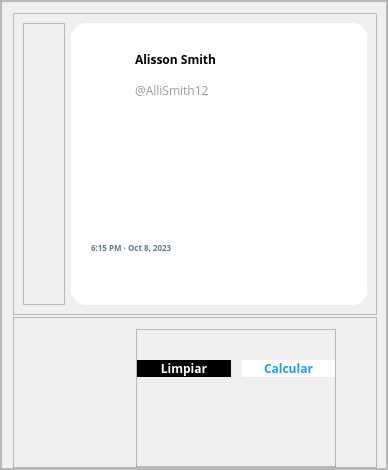
           <widget class="QFrame" name="frame_4">
            <property name="frameShape">
             <enum>QFrame::StyledPanel</enum>
            </property>
            <property name="frameShadow">
             <enum>QFrame::Raised</enum>
            </property>
            <layout class="QHBoxLayout" name="horizontalLayout_6" stretch="5">
             <property name="leftMargin">
              <number>0</number>
             </property>
             <property name="topMargin">
              <number>0</number>
             </property>
             <property name="rightMargin">
              <number>0</number>
             </property>
             <property name="bottomMargin">
              <number>0</number>
             </property>
             <item>
              <widget class="QFrame" name="frame_5">
               <property name="frameShape">
                <enum>QFrame::StyledPanel</enum>
               </property>
               <property name="frameShadow">
                <enum>QFrame::Raised</enum>
               </property>
               <layout class="QVBoxLayout" name="verticalLayout" stretch="7,3">
                <property name="spacing">
                 <number>2</number>
                </property>
                <property name="sizeConstraint">
                 <enum>QLayout::SetNoConstraint</enum>
                </property>
                <property name="leftMargin">
                 <number>11</number>
                </property>
                <property name="topMargin">
                 <number>11</number>
                </property>
                <property name="bottomMargin">
                 <number>0</number>
                </property>
                <item>
                 <widget class="QFrame" name="frame_8">
                  <property name="frameShape">
                   <enum>QFrame::StyledPanel</enum>
                  </property>
                  <property name="frameShadow">
                   <enum>QFrame::Raised</enum>
                  </property>
                  <layout class="QHBoxLayout" name="horizontalLayout_8" stretch="1,7">
                   <item>
                    <widget class="QFrame" name="frame_9">
                     <property name="frameShape">
                      <enum>QFrame::StyledPanel</enum>
                     </property>
                     <property name="frameShadow">
                      <enum>QFrame::Raised</enum>
                     </property>
                     <layout class="QVBoxLayout" name="verticalLayout_8">
                      <property name="leftMargin">
                       <number>11</number>
                      </property>
                      <property name="topMargin">
                       <number>0</number>
                      </property>
                      <property name="bottomMargin">
                       <number>0</number>
                      </property>
                      <item>
                       <widget class="QLabel" name="volver">
                        <property name="sizePolicy">
                         <sizepolicy hsizetype="Fixed" vsizetype="Fixed">
                          <horstretch>0</horstretch>
                          <verstretch>0</verstretch>
                         </sizepolicy>
                        </property>
                        <property name="text">
                         <string>&lt;html&gt;&lt;head/&gt;&lt;body&gt;&lt;p&gt;&lt;img src=&quot;:/Primero/retroceder.png&quot;/&gt;&lt;/p&gt;&lt;/body&gt;&lt;/html&gt;</string>
                        </property>
                        <property name="alignment">
                         <set>Qt::AlignRight|Qt::AlignTrailing|Qt::AlignVCenter</set>
                        </property>
                       </widget>
                      </item>
                      <item>
                       <spacer name="verticalSpacer">
                        <property name="orientation">
                         <enum>Qt::Vertical</enum>
                        </property>
                        <property name="sizeHint" stdset="0">
                         <size>
                          <width>20</width>
                          <height>40</height>
                         </size>
                        </property>
                       </spacer>
                      </item>
                     </layout>
                    </widget>
                   </item>
                   <item>
                    <widget class="QFrame" name="frame_16">
                     <property name="styleSheet">
                      <string notr="true">background-color: rgb(255, 255, 255);
border-radius: 15px;
</string>
                     </property>
                     <property name="frameShape">
                      <enum>QFrame::StyledPanel</enum>
                     </property>
                     <property name="frameShadow">
                      <enum>QFrame::Raised</enum>
                     </property>
                     <layout class="QVBoxLayout" name="verticalLayout_2" stretch="2,4,1,1">
                      <property name="spacing">
                       <number>0</number>
                      </property>
                      <property name="leftMargin">
                       <number>20</number>
                      </property>
                      <property name="topMargin">
                       <number>20</number>
                      </property>
                      <property name="rightMargin">
                       <number>20</number>
                      </property>
                      <property name="bottomMargin">
                       <number>10</number>
                      </property>
                      <item>
                       <widget class="QFrame" name="frame_23">
                        <property name="frameShape">
                         <enum>QFrame::StyledPanel</enum>
                        </property>
                        <property name="frameShadow">
                         <enum>QFrame::Raised</enum>
                        </property>
                        <layout class="QHBoxLayout" name="horizontalLayout_11" stretch="1,4,1">
                         <property name="spacing">
                          <number>2</number>
                         </property>
                         <property name="leftMargin">
                          <number>0</number>
                         </property>
                         <property name="topMargin">
                          <number>0</number>
                         </property>
                         <property name="rightMargin">
                          <number>0</number>
                         </property>
                         <property name="bottomMargin">
                          <number>0</number>
                         </property>
                         <item>
                          <widget class="QFrame" name="frame_42">
                           <property name="frameShape">
                            <enum>QFrame::StyledPanel</enum>
                           </property>
                           <property name="frameShadow">
                            <enum>QFrame::Raised</enum>
                           </property>
                           <layout class="QHBoxLayout" name="horizontalLayout_15">
                            <property name="spacing">
                             <number>0</number>
                            </property>
                            <property name="leftMargin">
                             <number>0</number>
                            </property>
                            <property name="topMargin">
                             <number>0</number>
                            </property>
                            <property name="rightMargin">
                             <number>0</number>
                            </property>
                            <property name="bottomMargin">
                             <number>0</number>
                            </property>
                            <item>
                             <widget class="QLabel" name="label_17">
                              <property name="text">
                               <string>&lt;html&gt;&lt;head/&gt;&lt;body&gt;&lt;p&gt;&lt;img src=&quot;:/Primero/logo_cara.png&quot;/&gt;&lt;/p&gt;&lt;/body&gt;&lt;/html&gt;</string>
                              </property>
                              <property name="alignment">
                               <set>Qt::AlignCenter</set>
                              </property>
                             </widget>
                            </item>
                           </layout>
                          </widget>
                         </item>
                         <item>
                          <widget class="QFrame" name="frame_43">
                           <property name="frameShape">
                            <enum>QFrame::StyledPanel</enum>
                           </property>
                           <property name="frameShadow">
                            <enum>QFrame::Raised</enum>
                           </property>
                           <layout class="QVBoxLayout" name="verticalLayout_11" stretch="1,1">
                            <property name="spacing">
                             <number>0</number>
                            </property>
                            <property name="leftMargin">
                             <number>0</number>
                            </property>
                            <property name="topMargin">
                             <number>0</number>
                            </property>
                            <property name="rightMargin">
                             <number>0</number>
                            </property>
                            <property name="bottomMargin">
                             <number>0</number>
                            </property>
                            <item>
                             <widget class="QFrame" name="frame_45">
                              <property name="frameShape">
                               <enum>QFrame::StyledPanel</enum>
                              </property>
                              <property name="frameShadow">
                               <enum>QFrame::Raised</enum>
                              </property>
                              <layout class="QHBoxLayout" name="horizontalLayout_14">
                               <property name="spacing">
                                <number>12</number>
                               </property>
                               <property name="leftMargin">
                                <number>0</number>
                               </property>
                               <property name="topMargin">
                                <number>0</number>
                               </property>
                               <property name="rightMargin">
                                <number>0</number>
                               </property>
                               <property name="bottomMargin">
                                <number>0</number>
                               </property>
                               <item>
                                <widget class="QLabel" name="label_16">
                                 <property name="sizePolicy">
                                  <sizepolicy hsizetype="Maximum" vsizetype="Preferred">
                                   <horstretch>0</horstretch>
                                   <verstretch>0</verstretch>
                                  </sizepolicy>
                                 </property>
                                 <property name="font">
                                  <font>
                                   <family>Open Sans</family>
                                   <weight>75</weight>
                                   <bold>true</bold>
                                  </font>
                                 </property>
                                 <property name="text">
                                  <string>Alisson Smith</string>
                                 </property>
                                </widget>
                               </item>
                               <item>
                                <widget class="QLabel" name="label_14">
                                 <property name="text">
                                  <string>&lt;html&gt;&lt;head/&gt;&lt;body&gt;&lt;p&gt;&lt;img src=&quot;:/Primero/check.png&quot;/&gt;&lt;/p&gt;&lt;/body&gt;&lt;/html&gt;</string>
                                 </property>
                                </widget>
                               </item>
                              </layout>
                             </widget>
                            </item>
                            <item>
                             <widget class="QLabel" name="label_15">
                              <property name="font">
                               <font>
                                <family>Open Sans</family>
                               </font>
                              </property>
                              <property name="styleSheet">
                               <string notr="true">color: rgb(155, 151, 151);</string>
                              </property>
                              <property name="text">
                               <string>@AlliSmith12</string>
                              </property>
                             </widget>
                            </item>
                           </layout>
                          </widget>
                         </item>
                         <item>
                          <widget class="QFrame" name="frame_44">
                           <property name="frameShape">
                            <enum>QFrame::StyledPanel</enum>
                           </property>
                           <property name="frameShadow">
                            <enum>QFrame::Raised</enum>
                           </property>
                           <layout class="QHBoxLayout" name="horizontalLayout_16">
                            <property name="leftMargin">
                             <number>0</number>
                            </property>
                            <property name="topMargin">
                             <number>0</number>
                            </property>
                            <property name="rightMargin">
                             <number>0</number>
                            </property>
                            <property name="bottomMargin">
                             <number>0</number>
                            </property>
                            <item>
                             <widget class="QLabel" name="label_18">
                              <property name="text">
                               <string>&lt;html&gt;&lt;head/&gt;&lt;body&gt;&lt;p&gt;&lt;img src=&quot;:/Primero/pajarito.png&quot;/&gt;&lt;/p&gt;&lt;/body&gt;&lt;/html&gt;</string>
                              </property>
                              <property name="alignment">
                               <set>Qt::AlignCenter</set>
                              </property>
                             </widget>
                            </item>
                           </layout>
                          </widget>
                         </item>
                        </layout>
                       </widget>
                      </item>
                      <item>
                       <widget class="QFrame" name="frame_24">
                        <property name="frameShape">
                         <enum>QFrame::StyledPanel</enum>
                        </property>
                        <property name="frameShadow">
                         <enum>QFrame::Raised</enum>
                        </property>
                        <layout class="QHBoxLayout" name="horizontalLayout_22">
                         <property name="spacing">
                          <number>0</number>
                         </property>
                         <property name="leftMargin">
                          <number>0</number>
                         </property>
                         <property name="topMargin">
                          <number>0</number>
                         </property>
                         <property name="rightMargin">
                          <number>0</number>
                         </property>
                         <property name="bottomMargin">
                          <number>0</number>
                         </property>
                         <item>
                          <widget class="QPlainTextEdit" name="editor">
                           <property name="font">
                            <font>
                             <family>Segoe UI Emoji</family>
                            </font>
                           </property>
                          </widget>
                         </item>
                        </layout>
                       </widget>
                      </item>
                      <item>
                       <widget class="QLabel" name="label_9">
                        <property name="font">
                         <font>
                          <family>Open Sans</family>
                          <pointsize>6</pointsize>
                          <weight>75</weight>
                          <bold>true</bold>
                         </font>
                        </property>
                        <property name="styleSheet">
                         <string notr="true">color: rgb(99, 120, 133);</string>
                        </property>
                        <property name="text">
                         <string>6:15 PM · Oct 8, 2023</string>
                        </property>
                       </widget>
                      </item>
                      <item>
                       <widget class="QFrame" name="frame_26">
                        <property name="frameShape">
                         <enum>QFrame::StyledPanel</enum>
                        </property>
                        <property name="frameShadow">
                         <enum>QFrame::Raised</enum>
                        </property>
                        <layout class="QHBoxLayout" name="horizontalLayout_10">
                         <property name="spacing">
                          <number>0</number>
                         </property>
                         <property name="leftMargin">
                          <number>0</number>
                         </property>
                         <property name="topMargin">
                          <number>0</number>
                         </property>
                         <property name="rightMargin">
                          <number>0</number>
                         </property>
                         <property name="bottomMargin">
                          <number>0</number>
                         </property>
                         <item>
                          <widget class="QLabel" name="label_5">
                           <property name="sizePolicy">
                            <sizepolicy hsizetype="Preferred" vsizetype="Preferred">
                             <horstretch>0</horstretch>
                             <verstretch>0</verstretch>
                            </sizepolicy>
                           </property>
                           <property name="text">
                            <string>&lt;html&gt;&lt;head/&gt;&lt;body&gt;&lt;p&gt;&lt;img src=&quot;:/Primero/Mensaje.png&quot;/&gt;&lt;/p&gt;&lt;/body&gt;&lt;/html&gt;</string>
                           </property>
                          </widget>
                         </item>
                         <item>
                          <widget class="QLabel" name="label_6">
                           <property name="sizePolicy">
                            <sizepolicy hsizetype="Preferred" vsizetype="Preferred">
                             <horstretch>0</horstretch>
                             <verstretch>0</verstretch>
                            </sizepolicy>
                           </property>
                           <property name="text">
                            <string>&lt;html&gt;&lt;head/&gt;&lt;body&gt;&lt;p&gt;&lt;img src=&quot;:/Primero/cargar.png&quot;/&gt;&lt;/p&gt;&lt;/body&gt;&lt;/html&gt;</string>
                           </property>
                          </widget>
                         </item>
                         <item>
                          <widget class="QLabel" name="label_7">
                           <property name="sizePolicy">
                            <sizepolicy hsizetype="Preferred" vsizetype="Preferred">
                             <horstretch>0</horstretch>
                             <verstretch>0</verstretch>
                            </sizepolicy>
                           </property>
                           <property name="text">
                            <string>&lt;html&gt;&lt;head/&gt;&lt;body&gt;&lt;p&gt;&lt;img src=&quot;:/Primero/cora.png&quot;/&gt;&lt;/p&gt;&lt;/body&gt;&lt;/html&gt;</string>
                           </property>
                          </widget>
                         </item>
                         <item>
                          <widget class="QLabel" name="label_8">
                           <property name="sizePolicy">
                            <sizepolicy hsizetype="Preferred" vsizetype="Preferred">
                             <horstretch>0</horstretch>
                             <verstretch>0</verstretch>
                            </sizepolicy>
                           </property>
                           <property name="text">
                            <string>&lt;html&gt;&lt;head/&gt;&lt;body&gt;&lt;p&gt;&lt;img src=&quot;:/Primero/descargar.png&quot;/&gt;&lt;/p&gt;&lt;/body&gt;&lt;/html&gt;</string>
                           </property>
                          </widget>
                         </item>
                         <item>
                          <widget class="QFrame" name="frame_21">
                           <property name="frameShape">
                            <enum>QFrame::StyledPanel</enum>
                           </property>
                           <property name="frameShadow">
                            <enum>QFrame::Raised</enum>
                           </property>
                          </widget>
                         </item>
                        </layout>
                       </widget>
                      </item>
                     </layout>
                    </widget>
                   </item>
                  </layout>
                 </widget>
                </item>
                <item>
                 <widget class="QFrame" name="frame_18">
                  <property name="font">
                   <font>
                    <family>Open Sans</family>
                    <pointsize>10</pointsize>
                    <weight>75</weight>
                    <bold>true</bold>
                   </font>
                  </property>
                  <property name="styleSheet">
                   <string notr="true"/>
                  </property>
                  <property name="frameShape">
                   <enum>QFrame::StyledPanel</enum>
                  </property>
                  <property name="frameShadow">
                   <enum>QFrame::Raised</enum>
                  </property>
                  <layout class="QHBoxLayout" name="Horitontal" stretch="1,5">
                   <property name="spacing">
                    <number>2</number>
                   </property>
                   <property name="leftMargin">
                    <number>80</number>
                   </property>
                   <property name="topMargin">
                    <number>11</number>
                   </property>
                   <property name="rightMargin">
                    <number>40</number>
                   </property>
                   <property name="bottomMargin">
                    <number>0</number>
                   </property>
                   <item>
                    <widget class="QLabel" name="label_2">
                     <property name="text">
                      <string>&lt;html&gt;&lt;head/&gt;&lt;body&gt;&lt;p&gt;&lt;img src=&quot;:/Primero/persona.png&quot;/&gt;&lt;/p&gt;&lt;/body&gt;&lt;/html&gt;</string>
                     </property>
                    </widget>
                   </item>
                   <item>
                    <widget class="QFrame" name="frame_27">
                     <property name="sizePolicy">
                      <sizepolicy hsizetype="Minimum" vsizetype="Preferred">
                       <horstretch>0</horstretch>
                       <verstretch>0</verstretch>
                      </sizepolicy>
                     </property>
                     <property name="frameShape">
                      <enum>QFrame::StyledPanel</enum>
                     </property>
                     <property name="frameShadow">
                      <enum>QFrame::Raised</enum>
                     </property>
                     <layout class="QHBoxLayout" name="horizontalLayout_20" stretch="1,1">
                      <property name="spacing">
                       <number>11</number>
                      </property>
                      <property name="leftMargin">
                       <number>0</number>
                      </property>
                      <property name="topMargin">
                       <number>30</number>
                      </property>
                      <property name="rightMargin">
                       <number>0</number>
                      </property>
                      <property name="bottomMargin">
                       <number>89</number>
                      </property>
                      <item>
                       <widget class="QPushButton" name="limpiar">
                        <property name="sizePolicy">
                         <sizepolicy hsizetype="Minimum" vsizetype="Ignored">
                          <horstretch>0</horstretch>
                          <verstretch>0</verstretch>
                         </sizepolicy>
                        </property>
                        <property name="minimumSize">
                         <size>
                          <width>0</width>
                          <height>0</height>
                         </size>
                        </property>
                        <property name="font">
                         <font>
                          <family>Open Sans</family>
                          <pointsize>9</pointsize>
                          <weight>75</weight>
                          <bold>true</bold>
                         </font>
                        </property>
                        <property name="styleSheet">
                         <string notr="true">QPushButton{
	background-color:rgb(0, 0, 0);
	color: rgb(255, 255, 255);
	border-radius: 15px;
}

QPushButton:hover{
background-color: #202020;
}





</string>
                        </property>
                        <property name="text">
                         <string>Limpiar</string>
                        </property>
                       </widget>
                      </item>
                      <item>
                       <widget class="QPushButton" name="calcular">
                        <property name="sizePolicy">
                         <sizepolicy hsizetype="Minimum" vsizetype="Minimum">
                          <horstretch>0</horstretch>
                          <verstretch>0</verstretch>
                         </sizepolicy>
                        </property>
                        <property name="minimumSize">
                         <size>
                          <width>0</width>
                          <height>0</height>
                         </size>
                        </property>
                        <property name="font">
                         <font>
                          <family>Open Sans</family>
                          <pointsize>9</pointsize>
                          <weight>75</weight>
                          <bold>true</bold>
                         </font>
                        </property>
                        <property name="styleSheet">
                         <string notr="true">QPushButton{
	color: #1B9DF0;
	background-color: rgb(255, 255, 255);
	border-radius: 15px;
}

QPushButton:hover{
	background-color:#F7FCFF;
	color: #1B9DF0;
}


</string>
                        </property>
                        <property name="text">
                         <string>Calcular</string>
                        </property>
                       </widget>
                      </item>
                     </layout>
                    </widget>
                   </item>
                  </layout>
                 </widget>
                </item>
               </layout>
              </widget>
             </item>
            </layout>
           </widget>
